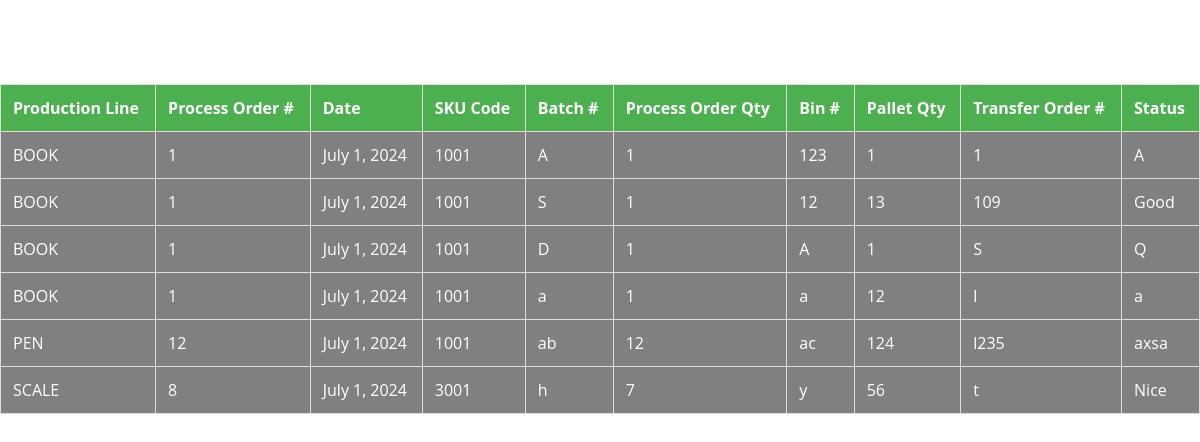
The app's page /pallet_list/ with its own data.
### production/models.py (models this page shows)
class Pallet(models.Model):
    production_line = models.ForeignKey(ProductionLine, on_delete=models.CASCADE)
    process_order_number = models.IntegerField()
    date = models.DateField()
    sku_code = models.ForeignKey(MaterialMaster, on_delete=models.CASCADE)
    batch_number = models.CharField(max_length=100)
    process_order_qty = models.IntegerField()
    bin_number = models.CharField(max_length=100, blank=True)
    pallet_qty = models.IntegerField()
    transfer_order_number = models.CharField(max_length=100, unique=True)
    status = models.CharField(max_length=50, blank=True)
    capacity = models.FloatField()

class ProductionLine(models.Model):
    name = models.CharField(max_length=100)

class MaterialMaster(models.Model):
    sku_code = models.CharField(max_length=100)
    sku_desc = models.CharField(max_length=255)
    sut = models.CharField(max_length=100)

### production/views.py (the view)
# urls.py: path('pallet_list/', views.pallet_list, name='pallet_list'),
def pallet_list(request):
    pallets = Pallet.objects.all()
    return render(request, 'pallet_list.html', {'pallets': pallets})

### production/templates/pallet_list.html (shortened to what this page needs)
<!DOCTYPE html>
<html>
<head>
</head>
<body>
    <h1>Pallet List</h1>
    <table>
        <tr>
            <th>Production Line</th>
            <th>Process Order #</th>
            <th>Date</th>
            <th>SKU Code</th>
            <th>Batch #</th>
            <th>Process Order Qty</th>
            <th>Bin #</th>
            <th>Pallet Qty</th>
            <th>Transfer Order #</th>
            <th>Status</th>
        </tr>
        {% for pallet in pallets %}
        <tr>
            <td>{{ pallet.production_line.name }}</td>
            <td>{{ pallet.process_order_number }}</td>
            <td>{{ pallet.date }}</td>
            <td>{{ pallet.sku_code.sku_code }}</td>
            <td>{{ pallet.batch_number }}</td>
            <td>{{ pallet.process_order_qty }}</td>
            <td>{{ pallet.bin_number }}</td>
            <td>{{ pallet.pallet_qty }}</td>
            <td>{{ pallet.transfer_order_number }}</td>
            <td>{{ pallet.status }}</td>
        </tr>
        {% endfor %}
    </table>
</body>
</html>

### production/templates/pallet_list.html (style rules this page uses)
body { margin: 0; font-family: 'Open Sans', sans-serif; background: url('https://images.unsplash.com/photo-1531131144594-62287cc2e329') no-repeat center center fixed; background-size: cover; color: #fff; }
h1 { text-align: center; margin-bottom: 20px; }
table { width: 100%; border-collapse: collapse; margin: 20px 0; }
table, th, td { border: 1px solid #ddd; }
th, td { padding: 12px; text-align: left; }
th { background-color: #4CAF50; color: white; }
tr { background-color: grey; }

### records on screen
Pallet: production_line.name "BOOK", process_order_number "1", date "July 1, 2024", sku_code.sku_code "1001", batch_number "A", process_order_qty "1", bin_number "123", pallet_qty "1", transfer_order_number "1", status "A"
Pallet: production_line.name "BOOK", process_order_number "1", date "July 1, 2024", sku_code.sku_code "1001", batch_number "S", process_order_qty "1", bin_number "12", pallet_qty "13", transfer_order_number "109", status "Good"
Pallet: production_line.name "BOOK", process_order_number "1", date "July 1, 2024", sku_code.sku_code "1001", batch_number "D", process_order_qty "1", bin_number "A", pallet_qty "1", transfer_order_number "S", status "Q"
Pallet: production_line.name "BOOK", process_order_number "1", date "July 1, 2024", sku_code.sku_code "1001", batch_number "a", process_order_qty "1", bin_number "a", pallet_qty "12", transfer_order_number "l", status "a"
Pallet: production_line.name "PEN", process_order_number "12", date "July 1, 2024", sku_code.sku_code "1001", batch_number "ab", process_order_qty "12", bin_number "ac", pallet_qty "124", transfer_order_number "l235", status "axsa"
Pallet: production_line.name "SCALE", process_order_number "8", date "July 1, 2024", sku_code.sku_code "3001", batch_number "h", process_order_qty "7", bin_number "y", pallet_qty "56", transfer_order_number "t", status "Nice"
